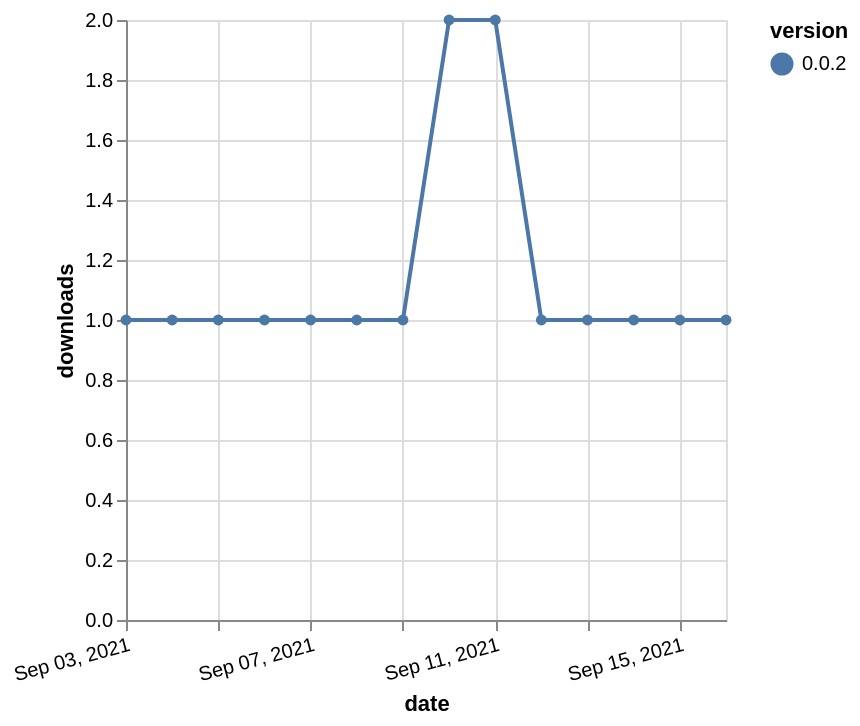

This figure's Vega-Lite source:
### Vega-Lite specification from a JSON file in a GitHub repository (floating-point values rounded to 4 significant figures)
{"$schema": "https://vega.github.io/schema/vega-lite/v5.json", "description": "A simple bar chart with embedded data.", "data": {"values": [{"date": "2021-09-03", "total": 132, "delta": 1, "version": "0.0.2"}, {"date": "2021-09-04", "total": 133, "delta": 1, "version": "0.0.2"}, {"date": "2021-09-05", "total": 134, "delta": 1, "version": "0.0.2"}, {"date": "2021-09-06", "total": 135, "delta": 1, "version": "0.0.2"}, {"date": "2021-09-07", "total": 136, "delta": 1, "version": "0.0.2"}, {"date": "2021-09-08", "total": 137, "delta": 1, "version": "0.0.2"}, {"date": "2021-09-09", "total": 138, "delta": 1, "version": "0.0.2"}, {"date": "2021-09-10", "total": 140, "delta": 2, "version": "0.0.2"}, {"date": "2021-09-11", "total": 142, "delta": 2, "version": "0.0.2"}, {"date": "2021-09-12", "total": 143, "delta": 1, "version": "0.0.2"}, {"date": "2021-09-13", "total": 144, "delta": 1, "version": "0.0.2"}, {"date": "2021-09-14", "total": 145, "delta": 1, "version": "0.0.2"}, {"date": "2021-09-15", "total": 146, "delta": 1, "version": "0.0.2"}, {"date": "2021-09-16", "total": 147, "delta": 1, "version": "0.0.2"}]}, "width": "container", "mark": {"type": "line", "point": {"filled": true}}, "encoding": {"x": {"field": "date", "type": "temporal", "timeUnit": "yearmonthdate", "title": "date", "axis": {"labelAngle": -15}}, "y": {"field": "delta", "type": "quantitative", "title": "downloads"}, "color": {"field": "version", "type": "nominal"}, "tooltip": {"field": "delta"}}}
